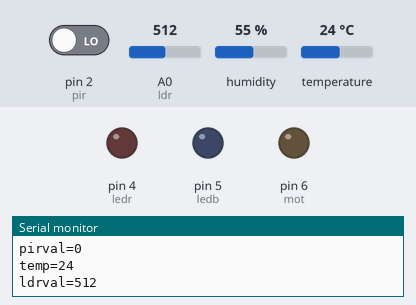
Recording of a sketch running on a simulated Arduino Uno, built with avr-gcc and run on an emulated ATmega328P. Parts: output pins drawn as LEDs (lit = HIGH), the last lines printed to the serial monitor. The test bench sets the inputs (shaded band); at power-on: pin 2 (pir) LOW, A0 (ldr) = 512, temperature 24 °C, humidity 55 %.

Above: at 1.2 s.
1.3 s: pin 2 (pir) driven HIGH
At 2.1 s:
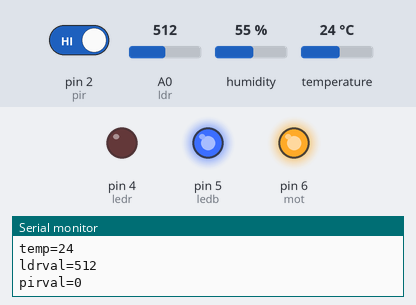
2.8 s: A0 (ldr) set to 54
5.5 s: A0 (ldr) set to 45
At 8.5 s:
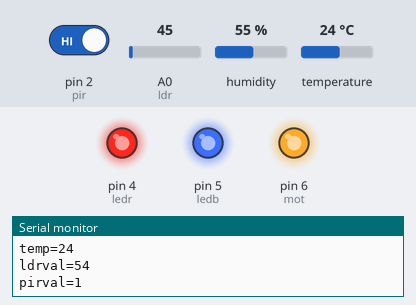
8.8 s: temperature set to 22 °C
11.5 s: temperature set to 19 °C
At 14.6 s:
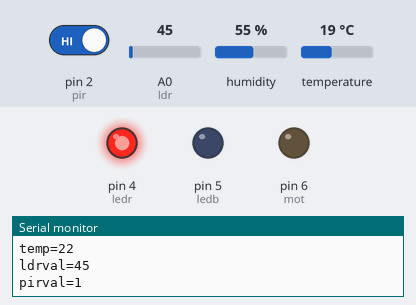
14.9 s: temperature set to 28 °C
At 16.8 s:
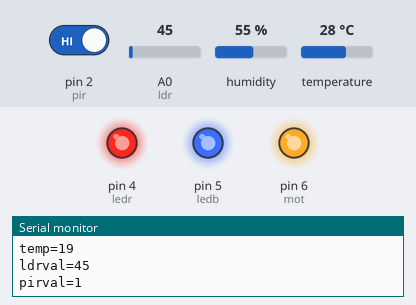
Timing chart, 0 to 18.3 s (numbered marks = the images above; inputs shaded):
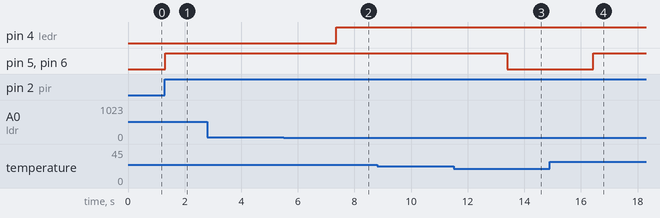

Measured:
- the behaviour switches between 51 and 50 on A0 (ldr) (found by bisection; images 1 and 2)
- the behaviour switches between 21 and 20 °C on temperature (found by bisection; images 2 and 3)
- after the input at 1.3 s, pin 5 (ledb), pin 6 (mot): LOW → HIGH at once
- after the input at 5.5 s, pin 4 (ledr): LOW → HIGH after 1.9 s
- after the input at 11.5 s, pin 5 (ledb), pin 6 (mot): HIGH → LOW after 1.9 s
- after the input at 14.9 s, pin 5 (ledb), pin 6 (mot): LOW → HIGH after 1.5 s

The sketch:

Arduino_code_for_home_automation.ino
```cpp
#include <DHT.h>
#define DHTPIN 3
#define DHTTYPE DHT11
DHT dht(DHTPIN, DHTTYPE);
int pir= 2;
int ldr=A0;
int ledr= 4;
int mot= 6;
int ledb= 5;
int pirval=0;
int ldrval=0;
void setup() {
  pinMode(pir,INPUT);
  pinMode(ledr,OUTPUT);
  pinMode(ledb,OUTPUT);
  pinMode(mot,OUTPUT);
  pinMode(ldr,INPUT);
  Serial.begin(9600);
  // put your setup code here, to run once:

}

void loop() {
  int h= dht.readHumidity();
  int t= dht.readTemperature();

  ldrval = analogRead(ldr);
  pirval= digitalRead(pir);

  if (pirval==1){
    if (t>20){
      digitalWrite(mot,HIGH);
      digitalWrite(ledb,HIGH);
    }
    else if (t<=20){
      digitalWrite(mot,LOW);
      digitalWrite(ledb,LOW);
    }
    if (ldrval>50){
      digitalWrite(ledr,LOW);
    }
    else if (ldrval<=50){
      digitalWrite(ledr,HIGH);
    }
    delay(3000);
  }
  if (pirval==0){
    digitalWrite(mot,LOW);
    digitalWrite(ledb,LOW);
    digitalWrite(ledr,LOW);
  }
  Serial.print("temp=");
  Serial.println(t);
  Serial.print("ldrval=");
  Serial.println(ldrval);
  Serial.print("pirval=");
  Serial.println(pirval);
  // put your main code here, to run repeatedly:

}
```
